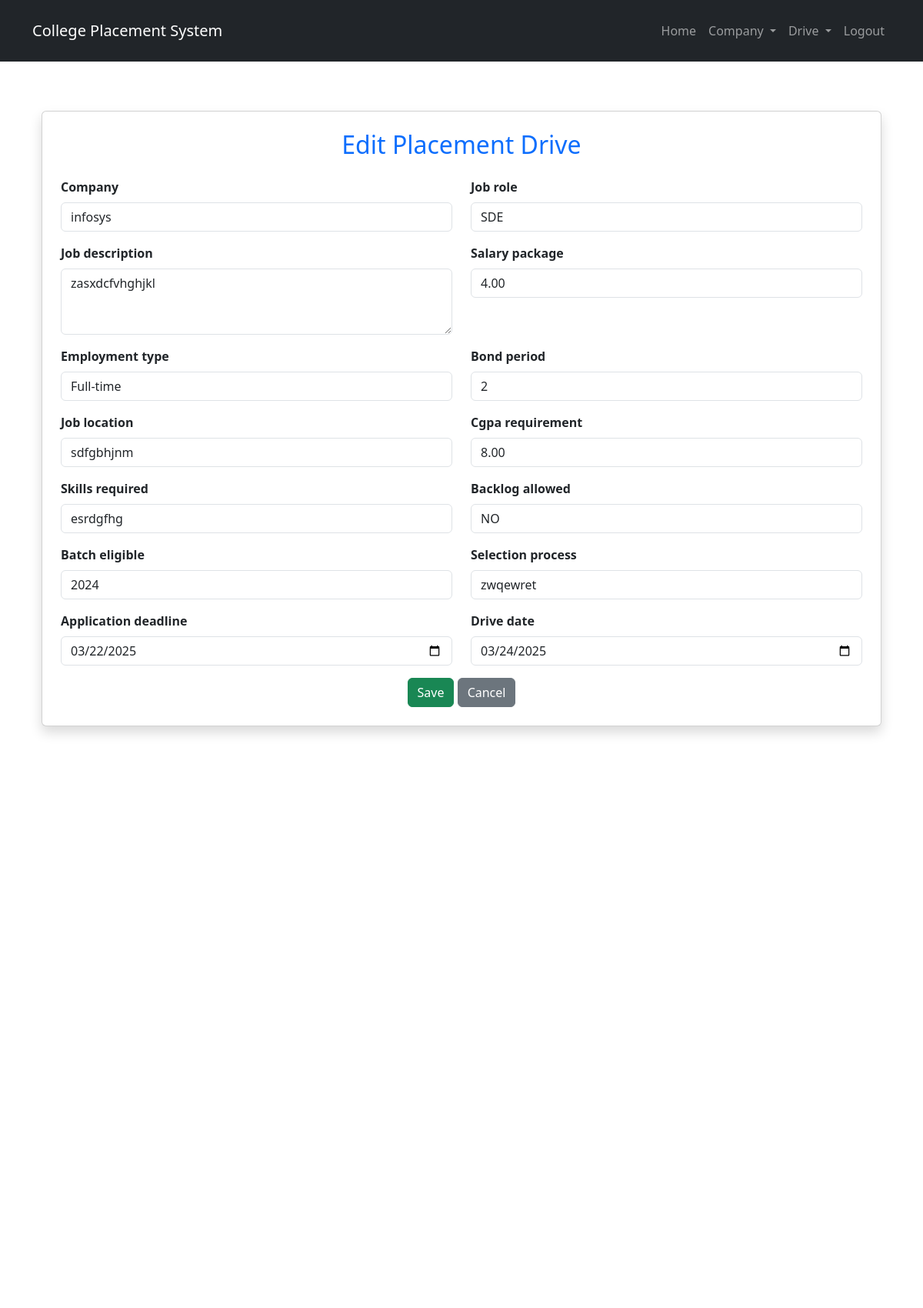
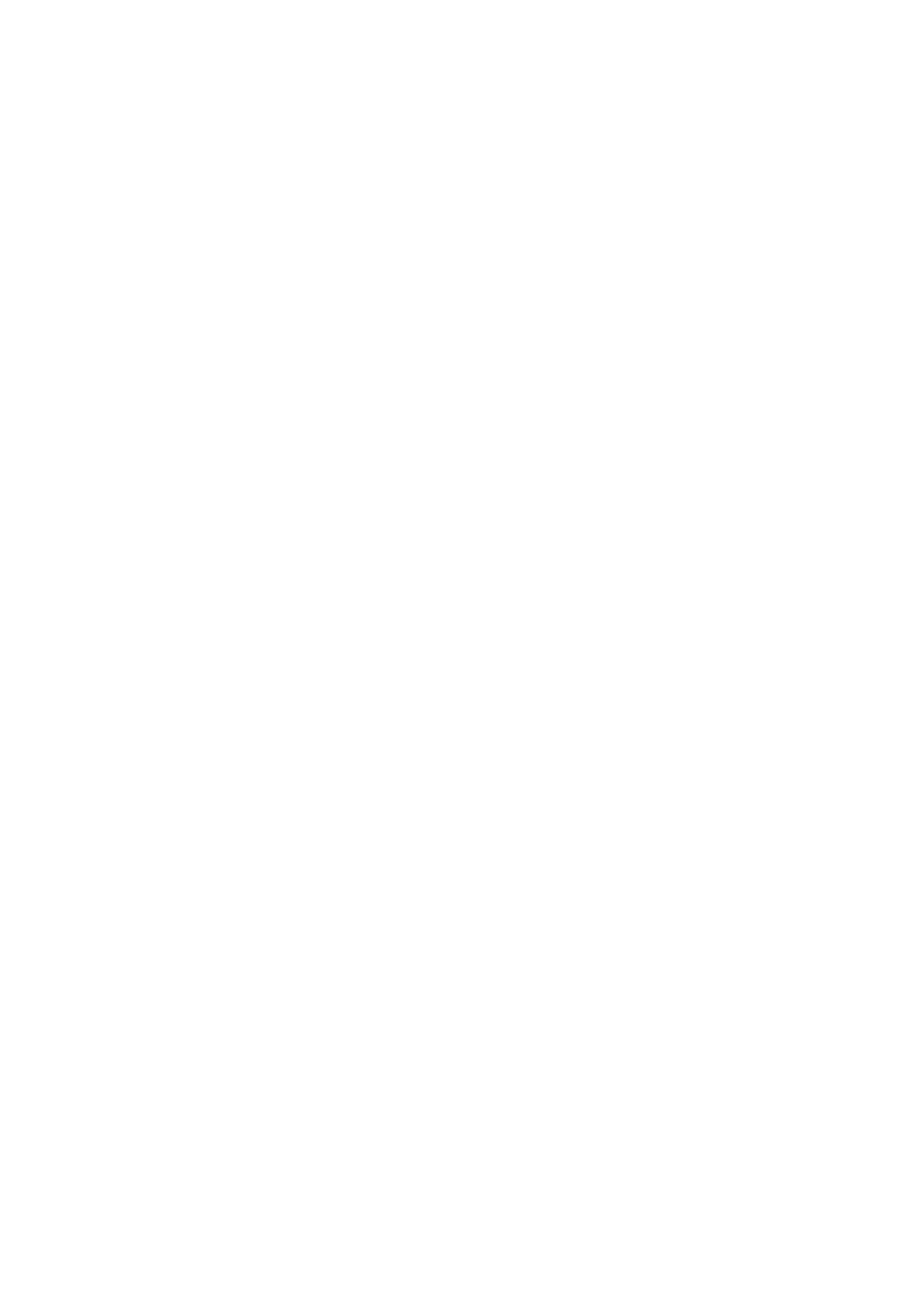
The app's page /drive/edit/3/ (signed in, upper part) with its own data (2 pictures, top to bottom).
### home/models.py (models this page shows, shortened)
class Drive(models.Model):
    EMPLOYMENT_TYPE_CHOICES = [
        ('Full-time', 'Full-time'),
        ('Internship', 'Internship'),
        ('Part-time', 'Part-time'),
    ]
    BACKLOG_CHOICES = [
        ('Yes','Yes'),
        ('NO','NO'),
    ]
    YEAR_CHOICES =[
        ('2023','2023'),
        ('2024','2024'),
        ('2025','2025'),
    ]
    company = models.ForeignKey(Company, on_delete=models.CASCADE, related_name="drives")
    job_role = models.CharField(max_length=255)
    job_description = models.TextField()
    salary_package = models.DecimalField(max_digits=10, decimal_places=2)
    employment_type = models.CharField(max_length=20, choices=EMPLOYMENT_TYPE_CHOICES)
    bond_period = models.PositiveIntegerField(blank=True, null=True, help_text="Duration in months")
    job_location = models.CharField(max_length=255)
    cgpa_requirement = models.DecimalField(max_digits=3, decimal_places=2, help_text="Minimum CGPA required")
    skills_required = models.TextField()
    backlog_allowed = models.CharField(max_length = 20, choices = BACKLOG_CHOICES)
    batch_eligible = models.CharField(max_length=50, choices =YEAR_CHOICES)
    selection_process = models.TextField(help_text="Stages like Aptitude Test, Coding Test, Interviews")
    application_deadline = models.DateField()
    drive_date = models.DateField()
    applied = models.BooleanField(default=False)
    applied_students = models.ManyToManyField('StudentProfile', related_name='applied_drives', blank=True)
    selected_students = models.ManyToManyField('StudentProfile', related_name="selected_drives", blank=True)
    created_at = models.DateTimeField(auto_now_add=True)

### home/views.py (the view)
# urls.py: path("drive/edit/<int:pk>/", views.drive_update, name="drive_update"),
@superuser_required
def drive_update(request, pk):
    try:
        drive = get_object_or_404(Drive, pk=pk)
        if request.method == "POST":
            form = DriveForm(request.POST, instance=drive)
            if form.is_valid():
                form.save()
                messages.success(request, "Drive Updated succesfully.")
                return redirect("drive_list")
        else:
            form = DriveForm(instance=drive)
        return render(request, "drive/drive_form.html", {"form": form})
    except ObjectDoesNotExist:
        return redirect("drive_list")

### home/models.py (called while the page is built)
    def __str__(self):
        return self.name

### home/templates/drive/drive_form.html (shortened to what this page needs)
{% extends "base.html" %}
{% block content %}
<div class="container mt-4">
    <div class="card shadow p-4">
        <h2 class="text-primary text-center mb-4">
            {{ form.instance.pk|yesno:"Edit,Add" }} Placement Drive
        </h2>
        <form method="post">
            <div class="row">
                {% for field in form %}
                <div class="col-md-6 mb-3">
                    <label class="form-label fw-bold">{{ field.label }}</label>
                    {{ field }}
                </div>
                {% endfor %}
            </div>
            <div class="text-center">
                <button type="submit" class="btn btn-success">Save</button>
                <a href="{% url 'drive_list' %}" class="btn btn-secondary">Cancel</a>
            </div>
        </form>
    </div>
</div>
{% endblock %}

### home/templates/base.html (style rules this page uses)
body { display: flex; flex-direction: column; min-height: 500vh; }

### records on screen
Drive: instance.pk "Edit", form "infosys" "SDE" "zasxdcfvhghjkl" "4.00" "Full-time" "2" "sdfgbhjnm" "8.00" "esrdgfhg" "NO" "2024" "zwqewret" "03/22/2025" "03/24/2025"

### other values on screen
{{ field.label }} "Company" "Job role" "Job description" "Salary package" "Employment type" "Bond period" "Job location" "Cgpa requirement" "Skills required" "Backlog allowed" "Batch eligible" "Selection process" "Application deadline" "Drive date"
